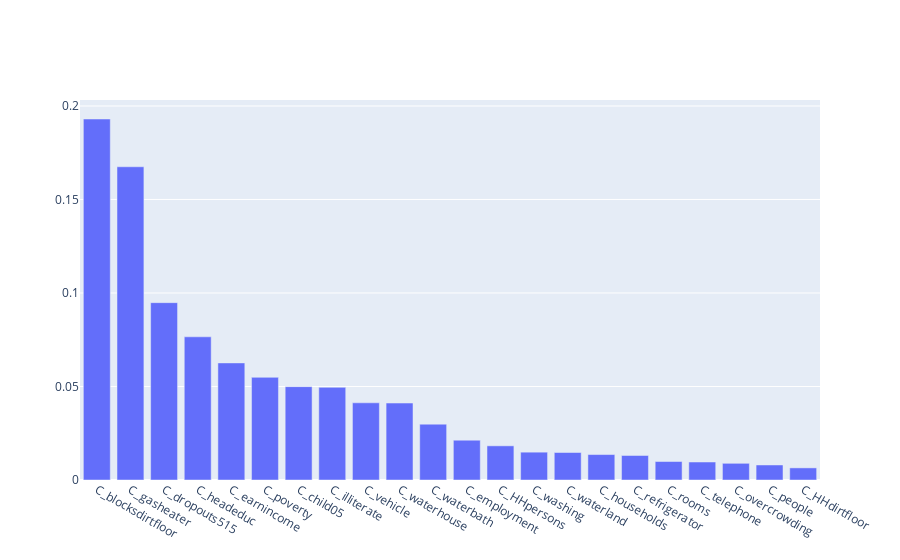

This figure's notebook cell:
### Markdown cell above
## Functions

### Code cell
def plot_feature_importance(df_survey_train, df_census_train, model, survey_targets):
    fig = go.Figure()
    for target in survey_targets:
        model.fit(df_census_train, df_survey_train[target])
        feature_importances = model.feature_importances_
        df_feature_importances = pd.DataFrame(feature_importances, index=df_census_train.columns, columns=['Feature importance']).sort_values('Feature importance', ascending=False)
        fig.add_trace(go.Bar(x = df_feature_importances.index, y=df_feature_importances['Feature importance']))
    fig.show()

### Figure 1 — Plotly figure (JSON) as saved in the notebook; plotly's stock layout.template omitted (floating-point values rounded to 4 significant figures)
{"data": [{"type": "bar", "x": ["C_blocksdirtfloor", "C_gasheater", "C_dropouts515", "C_headeduc", "C_earnincome", "C_poverty", "C_child05", "C_illiterate", "C_vehicle", "C_waterhouse", "C_waterbath", "C_employment", "C_HHpersons", "C_washing", "C_waterland", "C_households", "C_refrigerator", "C_rooms", "C_telephone", "C_overcrowding", "C_people", "C_HHdirtfloor"], "y": [0.193, 0.1675, 0.09483, 0.07657, 0.0626, 0.0549, 0.04993, 0.04955, 0.04128, 0.04114, 0.02986, 0.02131, 0.01827, 0.01488, 0.0147, 0.0136, 0.0131, 0.009881, 0.009625, 0.008924, 0.008035, 0.006476]}], "layout": {}}
